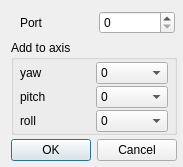
<?xml version="1.0" encoding="UTF-8"?>
<ui version="4.0">
 <class>UILiveLink</class>
 <widget class="QWidget" name="UILiveLink">
  <property name="windowModality">
   <enum>Qt::NonModal</enum>
  </property>
  <property name="geometry">
   <rect>
    <x>0</x>
    <y>0</y>
    <width>181</width>
    <height>166</height>
   </rect>
  </property>
  <property name="sizePolicy">
   <sizepolicy hsizetype="Preferred" vsizetype="Preferred">
    <horstretch>0</horstretch>
    <verstretch>0</verstretch>
   </sizepolicy>
  </property>
  <property name="windowTitle">
   <string>LiveLink Tracker Settings</string>
  </property>
  <property name="windowIcon">
   <iconset>
    <normaloff>./images/logo.png</normaloff>../images/logo.png</iconset>
  </property>
  <property name="layoutDirection">
   <enum>Qt::LeftToRight</enum>
  </property>
  <property name="autoFillBackground">
   <bool>false</bool>
  </property>
  <layout class="QGridLayout" name="gridLayout_2">
   <property name="topMargin">
    <number>2</number>
   </property>
   <property name="rightMargin">
    <number>6</number>
   </property>
   <property name="bottomMargin">
    <number>6</number>
   </property>
   <property name="horizontalSpacing">
    <number>0</number>
   </property>
   <property name="verticalSpacing">
    <number>4</number>
   </property>
   <item row="0" column="0">
    <widget class="QFrame" name="frame">
     <property name="sizePolicy">
      <sizepolicy hsizetype="Preferred" vsizetype="Maximum">
       <horstretch>0</horstretch>
       <verstretch>0</verstretch>
      </sizepolicy>
     </property>
     <layout class="QGridLayout" name="gridLayout">
      <property name="rightMargin">
       <number>2</number>
      </property>
      <property name="bottomMargin">
       <number>2</number>
      </property>
      <property name="spacing">
       <number>2</number>
      </property>
      <item row="0" column="0">
       <widget class="QLabel" name="label_5">
        <property name="text">
         <string>Port</string>
        </property>
       </widget>
      </item>
      <item row="0" column="1">
       <widget class="QSpinBox" name="spinPortNumber">
        <property name="minimum">
         <number>0</number>
        </property>
        <property name="maximum">
         <number>65535</number>
        </property>
       </widget>
      </item>
     </layout>
    </widget>
   </item>
   <item row="1" column="0">
    <widget class="QGroupBox" name="groupBox_2">
     <property name="title">
      <string>Add to axis</string>
     </property>
     <layout class="QGridLayout" name="gridLayout_3">
      <property name="leftMargin">
       <number>6</number>
      </property>
      <property name="topMargin">
       <number>2</number>
      </property>
      <property name="rightMargin">
       <number>6</number>
      </property>
      <property name="bottomMargin">
       <number>0</number>
      </property>
      <property name="horizontalSpacing">
       <number>4</number>
      </property>
      <property name="verticalSpacing">
       <number>2</number>
      </property>
      <item row="0" column="0">
       <widget class="QLabel" name="label_7">
        <property name="text">
         <string>yaw</string>
        </property>
       </widget>
      </item>
      <item row="0" column="1">
       <widget class="QComboBox" name="add_yaw">
        <item>
         <property name="text">
          <string>0</string>
         </property>
        </item>
        <item>
         <property name="text">
          <string>+90</string>
         </property>
        </item>
        <item>
         <property name="text">
          <string>-90</string>
         </property>
        </item>
        <item>
         <property name="text">
          <string>+180</string>
         </property>
        </item>
        <item>
         <property name="text">
          <string>-180</string>
         </property>
        </item>
       </widget>
      </item>
      <item row="1" column="0">
       <widget class="QLabel" name="label_8">
        <property name="text">
         <string>pitch</string>
        </property>
       </widget>
      </item>
      <item row="2" column="0">
       <widget class="QLabel" name="label_10">
        <property name="text">
         <string>roll</string>
        </property>
       </widget>
      </item>
      <item row="1" column="1">
       <widget class="QComboBox" name="add_pitch">
        <item>
         <property name="text">
          <string>0</string>
         </property>
        </item>
        <item>
         <property name="text">
          <string>+90</string>
         </property>
        </item>
        <item>
         <property name="text">
          <string>-90</string>
         </property>
        </item>
        <item>
         <property name="text">
          <string>+180</string>
         </property>
        </item>
        <item>
         <property name="text">
          <string>-180</string>
         </property>
        </item>
       </widget>
      </item>
      <item row="2" column="1">
       <widget class="QComboBox" name="add_roll">
        <item>
         <property name="text">
          <string>0</string>
         </property>
        </item>
        <item>
         <property name="text">
          <string>+90</string>
         </property>
        </item>
        <item>
         <property name="text">
          <string>-90</string>
         </property>
        </item>
        <item>
         <property name="text">
          <string>+180</string>
         </property>
        </item>
        <item>
         <property name="text">
          <string>-180</string>
         </property>
        </item>
       </widget>
      </item>
     </layout>
    </widget>
   </item>
   <item row="2" column="0">
    <widget class="QDialogButtonBox" name="buttonBox">
     <property name="standardButtons">
      <set>QDialogButtonBox::Cancel|QDialogButtonBox::Ok</set>
     </property>
    </widget>
   </item>
  </layout>
 </widget>
 <resources/>
 <connections/>
 <slots>
  <slot>startEngineClicked()</slot>
  <slot>stopEngineClicked()</slot>
  <slot>cameraSettingsClicked()</slot>
 </slots>
</ui>
